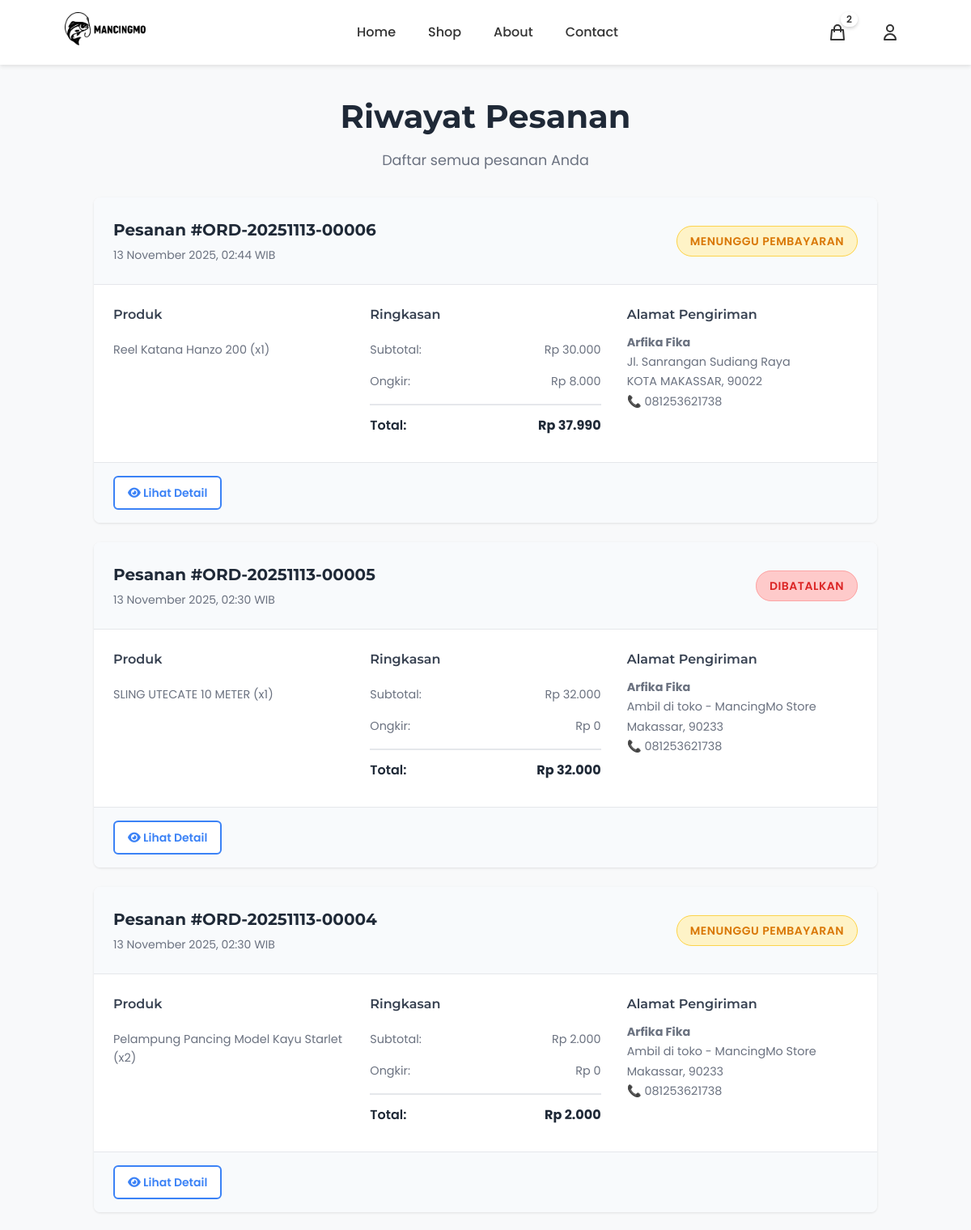
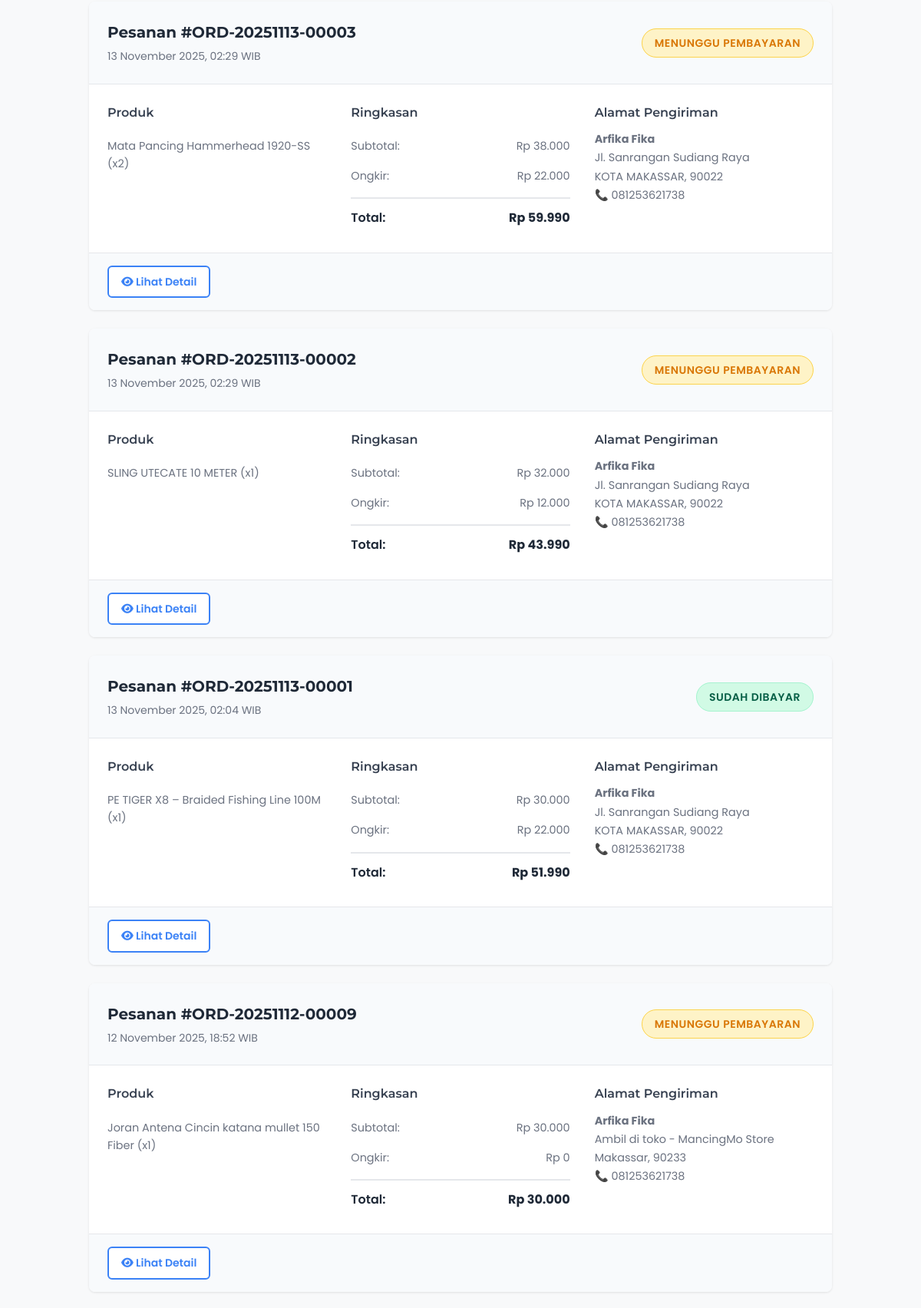
Page /profile/orders/ (signed in, upper part) on the committed database (2 pictures, top to bottom).
### products/models.py (models this page shows, shortened)
class Cart(models.Model):
    user = models.OneToOneField(User, on_delete=models.CASCADE, related_name='cart', verbose_name="Pengguna")
    created_at = models.DateTimeField(auto_now_add=True, verbose_name="Dibuat Pada")
    updated_at = models.DateTimeField(auto_now=True, verbose_name="Diperbarui Pada")
    class Meta:
        verbose_name = "Keranjang"
        verbose_name_plural = "Keranjang"
        app_label = 'products'
    @property
    def unique_items_count(self):
        return self.items.count()
    def get_unique_items_count(self):
        return self.unique_items_count

class Order(models.Model):
    STATUS_CHOICES = [
        ('pending', 'Menunggu Pembayaran'),
        ('paid', 'Sudah Dibayar'),
        ('processing', 'Sedang Diproses'),
        ('shipped', 'Dikirim'),
        ('delivered', 'Terkirim'),
        ('cancelled', 'Dibatalkan'),
        ('ready_for_pickup', 'Siap Diambil'),
    ]
    PAYMENT_CHOICES = [
        ('midtrans', 'Midtrans Payment Gateway'),
        ('bank_transfer', 'Transfer Bank'),
        ('qris', 'QRIS'),
        ('cod', 'Cash on Delivery'),
    ]
    SHIPPING_METHODS = [
        ('delivery', 'Delivery (Dikirim)'),
        ('pickup', 'Pick Up (Ambil Sendiri)'),
    ]
    SHIPPING_TYPES = [
        ('reguler', 'Reguler'),
        ('express', 'Express'),
    ]
    user = models.ForeignKey(User, on_delete=models.CASCADE, related_name='orders', verbose_name="Pengguna")
    order_number = models.CharField(max_length=50, unique=True, verbose_name="Nomor Pesanan")
    midtrans_order_id = models.CharField(max_length=100, blank=True, null=True, verbose_name="Midtrans Order ID")
    midtrans_transaction_id = models.CharField(max_length=100, blank=True, null=True, verbose_name="Midtrans Transaction ID")
    midtrans_transaction_status = models.CharField(max_length=50, blank=True, null=True, verbose_name="Status Transaksi Midtrans")
    midtrans_payment_type = models.CharField(max_length=50, blank=True, null=True, verbose_name="Tipe Pembayaran Midtrans")
    midtrans_snap_token = models.CharField(max_length=255, blank=True, null=True, verbose_name="Snap Token")
    shipping_method = models.CharField(
        max_length=20,
        choices=SHIPPING_METHODS,
        default='delivery',
        verbose_name="Metode Pengiriman"
    )
    shipping_name = models.CharField(max_length=200, verbose_name="Nama Penerima")
    shipping_phone = models.CharField(max_length=20, verbose_name="Telepon Penerima")
    shipping_address = models.TextField(verbose_name="Alamat Pengiriman")
    shipping_province = models.CharField(max_length=100, blank=True, verbose_name="Provinsi")
    shipping_city = models.CharField(max_length=100, verbose_name="Kota/Kabupaten")
    shipping_district = models.CharField(max_length=100, blank=True, verbose_name="Kecamatan")
    shipping_postal_code = models.CharField(max_length=10, blank=True, verbose_name="Kode Pos")
    shipping_type = models.CharField(max_length=20, choices=SHIPPING_TYPES, default='reguler')
    payment_method = models.CharField(max_length=20, choices=PAYMENT_CHOICES, verbose_name="Metode Pembayaran")
    payment_proof = models.ImageField(upload_to='payment_proofs/', blank=True, null=True, verbose_name="Bukti Pembayaran")
    subtotal = models.DecimalField(max_digits=10, decimal_places=0, verbose_name="Subtotal")
    shipping_cost = models.DecimalField(max_digits=10, decimal_places=0, default=0, verbose_name="Ongkos Kirim")
    voucher = models.ForeignKey('Voucher', on_delete=models.SET_NULL, null=True, blank=True, verbose_name="Voucher")
    voucher_code = models.CharField(max_length=20, blank=True, null=True, verbose_name="Kode Voucher")
    voucher_discount = models.DecimalField(max_digits=10, decimal_places=0, default=0, verbose_name="Diskon Voucher")
    total = models.DecimalField(max_digits=10, decimal_places=0, verbose_name="Total")
    status = models.CharField(max_length=20, choices=STATUS_CHOICES, default='pending', verbose_name="Status")
    created_at = models.DateTimeField(auto_now_add=True, verbose_name="Dibuat Pada")
    updated_at = models.DateTimeField(auto_now=True, verbose_name="Diperbarui Pada")
    paid_at = models.DateTimeField(blank=True, null=True, verbose_name="Dibayar Pada")
    class Meta:
        verbose_name = "Pesanan"
        verbose_name_plural = "Pesanan"
        ordering = ['-created_at']
    def save(self, *args, **kwargs):
        if self.shipping_method == 'pickup' and self.status == 'paid':
            self.status = 'ready_for_pickup'
        super().save(*args, **kwargs)

class OrderItem(models.Model):
    order = models.ForeignKey(Order, on_delete=models.CASCADE, related_name='items', verbose_name="Pesanan")
    product = models.ForeignKey(Product, on_delete=models.PROTECT, verbose_name="Produk")
    product_name = models.CharField(max_length=300, verbose_name="Nama Produk")
    product_price = models.DecimalField(max_digits=10, decimal_places=0, verbose_name="Harga Produk")
    quantity = models.IntegerField(default=1, verbose_name="Jumlah")
    subtotal = models.DecimalField(max_digits=10, decimal_places=0, verbose_name="Subtotal")
    class Meta:
        verbose_name = "Item Pesanan"
        verbose_name_plural = "Item Pesanan"

### products/views.py (the view)
# urls.py: path('profile/orders/', views.order_history, name='order_history'),
@login_required
def order_history(request):
    orders = Order.objects.filter(user=request.user).order_by('-created_at')
    from .midtrans_utils import MidtransPayment
    midtrans = MidtransPayment()
    for order in orders:
        if order.status == 'pending' and order.payment_method == 'midtrans' and order.midtrans_order_id:
            try:
                status_result = midtrans.check_transaction_status(order.midtrans_order_id)
                if status_result['success']:
                    transaction_status = status_result['data'].get('transaction_status')
                    fraud_status = status_result['data'].get('fraud_status')
                    if transaction_status == 'capture':
                        if fraud_status == 'accept':
                            order.status = 'paid'
                            order.paid_at = timezone.now()
                    elif transaction_status == 'settlement':
                        order.status = 'paid'
                        order.paid_at = timezone.now()
                    elif transaction_status in ['deny', 'expire', 'cancel']:
                        order.midtrans_transaction_status = transaction_status
                    order.save()
            except Exception as e:
                print(f"Error checking Midtrans status for order {order.id}: {str(e)}")
    paginator = Paginator(orders, 10)
    page_number = request.GET.get('page')
    page_obj = paginator.get_page(page_number)
    context = {
        'orders': page_obj,
    }
    return render(request, 'registration/order_history.html', context)

### templates/registration/order_history.html (shortened to what this page needs)
{% extends 'base.html' %}
{% load static %}
{% load currency_filters %}
{% block extra_css %}
<link rel="stylesheet" href="{% static 'css/order_history.css' %}">
{% endblock %}
{% block content %}
<div class="order-history-container">
    <div class="order-history-header">
        <h1>Riwayat Pesanan</h1>
        <p>Daftar semua pesanan Anda</p>
    </div>
    {% if orders %}
        <div class="orders-list">
            {% for order in orders %}
            <div class="order-card">
                <div class="order-header">
                    <div class="order-info">
                        <h3>Pesanan #{{ order.order_number }}</h3>
                        <p class="order-date">{{ order.created_at|date:"d F Y, H:i" }} WIB</p>
                    </div>
                    <div class="order-status">
                        {% if order.status == 'pending' and order.midtrans_transaction_status in 'expire,cancel,deny' %}
                        <span class="status-badge status-expired">
                            PEMBAYARAN KADALUARSA
                        </span>
                        {% else %}
                        <span class="status-badge status-{{ order.status }}">
                            {% if order.status == 'pending' %}
                                MENUNGGU PEMBAYARAN
                            {% elif order.status == 'paid' %}
                                SUDAH DIBAYAR
                            {% elif order.status == 'processing' %}
                                SEDANG DIPROSES
                            {% elif order.status == 'shipped' %}
                                DIKIRIM
                            {% elif order.status == 'delivered' %}
                                TERKIRIM
                            {% elif order.status == 'cancelled' %}
                                DIBATALKAN
                            {% endif %}
                        </span>
                        {% endif %}
                    </div>
                </div>
                <div class="order-details">
                    <div class="order-items">
                        <h4>Produk</h4>
                        <ul class="items-list">
                            {% for item in order.items.all|slice:":3" %}
                            <li>{{ item.product_name }} (x{{ item.quantity }})</li>
                            {% endfor %}
                        </ul>
                    </div>
                    <div class="order-summary">
                        <h4>Ringkasan</h4>
                        <div class="summary-row">
                            <span>Subtotal:</span>
                            <span>Rp {{ order.subtotal|rupiah }}</span>
                        </div>
                        <div class="summary-row">
                            <span>Ongkir:</span>
                            <span>Rp {{ order.shipping_cost|rupiah }}</span>
                        </div>
                        <div class="summary-row total">
                            <span>Total:</span>
                            <strong>Rp {{ order.total|rupiah }}</strong>
                        </div>
                    </div>
                    <div class="shipping-address">
                        <h4>Alamat Pengiriman</h4>
                        <p><strong>{{ order.shipping_name }}</strong></p>
                        <p>{{ order.shipping_address }}</p>
                        <p>{{ order.shipping_city }}{% if order.shipping_postal_code %}, {{ order.shipping_postal_code }}{% endif %}</p>
                        <p>📞 {{ order.shipping_phone }}</p>
                    </div>
                </div>
                <div class="order-actions">
                    <a href="{% url 'order_detail' order.id %}" class="btn-outline">
                        <i class="fas fa-eye"></i> Lihat Detail
                    </a>
                </div>
            </div>
            {% endfor %}
        </div>
    {% endif %}
</div>
{% endblock %}

### templates/includes/header.html (shortened to what this page needs)
{% load static %}
<nav>
    <div class="logo">
        <a href="{% url 'home' %}">
            <img src="{% static 'image/logo mancingmo.png' %}" alt="MancingMo Logo">
        </a>
    </div>
    <ul class="nav-links">
        <li><a href="{% url 'home' %}">Home</a></li>
        <li><a href="{% url 'shop' %}">Shop</a></li>
        <li><a href="{% url 'about' %}">About</a></li>
        <li><a href="{% url 'contact' %}">Contact</a></li>
    </ul>
    <div class="nav-icons">
        <a href="{% url 'cart' %}" class="icon-link cart-icon-wrapper">
            <svg fill="none" stroke="currentColor" viewBox="0 0 24 24">
                <path stroke-linecap="round" stroke-linejoin="round" stroke-width="2" d="M16 11V7a4 4 0 00-8 0v4M5 9h14l1 12H4L5 9z"/>
            </svg>
            {% if user.is_authenticated %}
                {% if user.cart.get_unique_items_count > 0 %}
                <span class="cart-badge" id="cartBadge">{{ user.cart.get_unique_items_count }}</span>
                {% else %}
                <span class="cart-badge" id="cartBadge" style="display: none;"></span>
                {% endif %}
            {% endif %}
        </a>
        {% if user.is_authenticated %}
        <div class="user-menu">
            <button class="user-btn">
                <svg fill="none" stroke="currentColor" viewBox="0 0 24 24">
                    <path stroke-linecap="round" stroke-linejoin="round" stroke-width="2" d="M16 7a4 4 0 11-8 0 4 4 0 018 0zM12 14a7 7 0 00-7 7h14a7 7 0 00-7-7z"/>
                </svg>
            </button>
        </div>
        {% endif %}
    </div>
</nav>

### rows in the picture
Order: order_number "ORD-20251113-00006", created_at "13 November 2025, 02:44", status "MENUNGGU PEMBAYARAN", subtotal|rupiah "30.000", shipping_cost|rupiah "8.000", total|rupiah "37.990", shipping_name "Arfika Fika", shipping_address "Jl. Sanrangan Sudiang Raya", shipping_city "KOTA MAKASSAR", shipping_postal_code "90022", shipping_phone "081253621738"
OrderItem: product_name "Reel Katana Hanzo 200", quantity "1"
Order: order_number "ORD-20251113-00005", created_at "13 November 2025, 02:30", status "DIBATALKAN", subtotal|rupiah "32.000", shipping_cost|rupiah "0", total|rupiah "32.000", shipping_name "Arfika Fika", shipping_address "Ambil di toko - MancingMo Store", shipping_city "Makassar", shipping_postal_code "90233", shipping_phone "081253621738"
OrderItem: product_name "SLING UTECATE 10 METER", quantity "1"
Order: order_number "ORD-20251113-00004", created_at "13 November 2025, 02:30", status "MENUNGGU PEMBAYARAN", subtotal|rupiah "2.000", shipping_cost|rupiah "0", total|rupiah "2.000", shipping_name "Arfika Fika", shipping_address "Ambil di toko - MancingMo Store", shipping_city "Makassar", shipping_postal_code "90233", shipping_phone "081253621738"
OrderItem: product_name "Pelampung Pancing Model Kayu Starlet", quantity "2"
Order: order_number "ORD-20251113-00003", created_at "13 November 2025, 02:29", status "MENUNGGU PEMBAYARAN", subtotal|rupiah "38.000", shipping_cost|rupiah "22.000", total|rupiah "59.990", shipping_name "Arfika Fika", shipping_address "Jl. Sanrangan Sudiang Raya", shipping_city "KOTA MAKASSAR", shipping_postal_code "90022", shipping_phone "081253621738"
OrderItem: product_name "Mata Pancing Hammerhead 1920-SS", quantity "2"
Order: order_number "ORD-20251113-00002", created_at "13 November 2025, 02:29", status "MENUNGGU PEMBAYARAN", subtotal|rupiah "32.000", shipping_cost|rupiah "12.000", total|rupiah "43.990", shipping_name "Arfika Fika", shipping_address "Jl. Sanrangan Sudiang Raya", shipping_city "KOTA MAKASSAR", shipping_postal_code "90022", shipping_phone "081253621738"
OrderItem: product_name "SLING UTECATE 10 METER", quantity "1"
Order: order_number "ORD-20251113-00001", created_at "13 November 2025, 02:04", status "SUDAH DIBAYAR", subtotal|rupiah "30.000", shipping_cost|rupiah "22.000", total|rupiah "51.990", shipping_name "Arfika Fika", shipping_address "Jl. Sanrangan Sudiang Raya", shipping_city "KOTA MAKASSAR", shipping_postal_code "90022", shipping_phone "081253621738"
OrderItem: product_name "PE TIGER X8 – Braided Fishing Line 100M", quantity "1"
Order: order_number "ORD-20251112-00009", created_at "12 November 2025, 18:52", status "MENUNGGU PEMBAYARAN", subtotal|rupiah "30.000", shipping_cost|rupiah "0", total|rupiah "30.000", shipping_name "Arfika Fika", shipping_address "Ambil di toko - MancingMo Store", shipping_city "Makassar", shipping_postal_code "90233", shipping_phone "081253621738"
OrderItem: product_name "Joran Antena Cincin katana mullet 150 Fiber", quantity "1"

### other values in the picture
{{ user.cart.get_unique_items_count }} "2"
